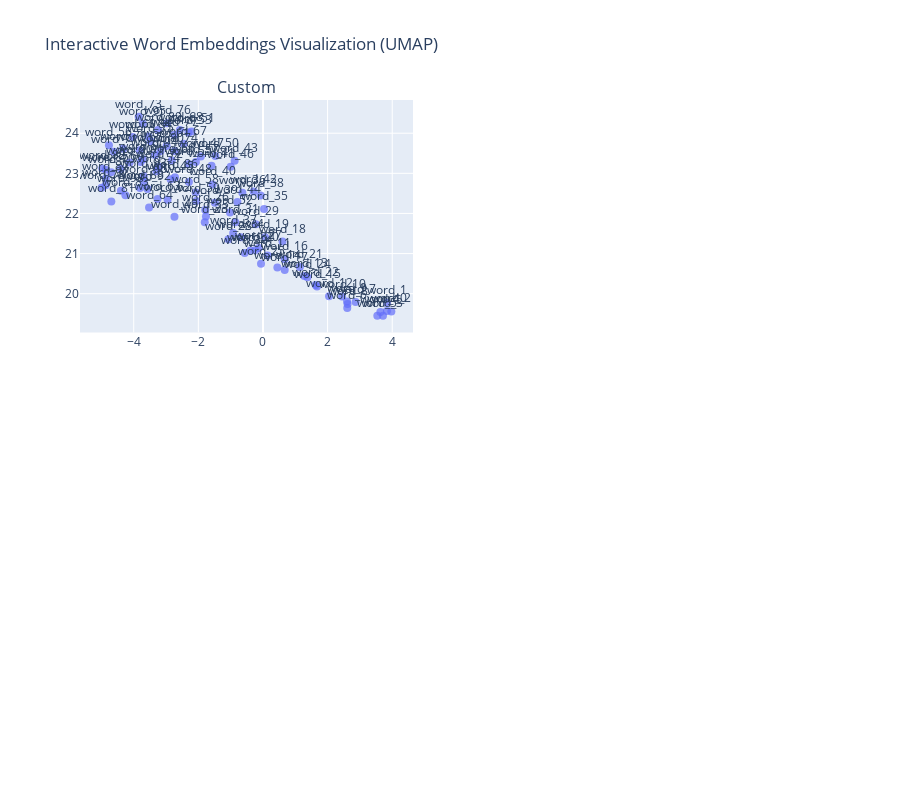

Write notebook code for a chart like this one.
### Markdown cell above
## 4. Visualization: Clustering and Dimensionality Reduction

### Code cell
class EmbeddingVisualizer:
    def __init__(self, custom_loader, pretrained_models):
        self.custom_loader = custom_loader
        self.pretrained_models = pretrained_models
        
    def prepare_visualization_data(self, words, max_words=100):
        """Prepare embedding data for visualization"""
        viz_data = {}
        
        # Limit words for visualization
        words = words[:max_words]
        
        # Custom embeddings
        custom_vectors = []
        custom_words = []
        for word in words:
            vec = self.custom_loader.get_vector(word)
            if vec is not None:
                custom_vectors.append(vec)
                custom_words.append(word)
        
        if custom_vectors:
            viz_data['custom'] = {
                'vectors': np.array(custom_vectors),
                'words': custom_words
            }
        
        # Pre-trained models
        for model_name, model in self.pretrained_models.items():
            if model:
                model_vectors = []
                model_words = []
                for word in words:
                    if word in model:
                        model_vectors.append(model[word])
                        model_words.append(word)
                
                if model_vectors:
                    viz_data[model_name] = {
                        'vectors': np.array(model_vectors),
                        'words': model_words
                    }
        
        return viz_data
    
    def create_tsne_visualization(self, viz_data, perplexity=30):
        """Create t-SNE visualization for all models"""
        fig, axes = plt.subplots(2, 2, figsize=(16, 12))
        axes = axes.flatten()
        
        model_names = list(viz_data.keys())
        colors = plt.cm.Set3(np.linspace(0, 1, len(model_names)))
        
        for idx, (model_name, data) in enumerate(viz_data.items()):
            if idx >= 4:  # Limit to 4 subplots
                break
                
            vectors = data['vectors']
            words = data['words']
            
            # Apply t-SNE
            tsne = TSNE(n_components=2, perplexity=min(perplexity, len(vectors)-1), random_state=42, max_iter=1000)

            vectors_2d = tsne.fit_transform(vectors)
            
            # Plot
            ax = axes[idx]
            scatter = ax.scatter(vectors_2d[:, 0], vectors_2d[:, 1], 
                               c=[colors[idx]], alpha=0.7, s=50)
            
            # Add word labels for a subset
            for i, word in enumerate(words[:20]):  # Show labels for first 20 words
                ax.annotate(word, (vectors_2d[i, 0], vectors_2d[i, 1]), 
                           xytext=(5, 5), textcoords='offset points', 
                           fontsize=8, alpha=0.8)
            
            ax.set_title(f't-SNE: {model_name.title()} Embeddings')
            ax.set_xlabel('t-SNE 1')
            ax.set_ylabel('t-SNE 2')
            ax.grid(True, alpha=0.3)
        
        # Hide unused subplots
        for idx in range(len(viz_data), 4):
            axes[idx].set_visible(False)
        
        plt.tight_layout()
        plt.suptitle('Word Embeddings Visualization (t-SNE)', y=1.02, fontsize=16)
        plt.show()
    
    def create_interactive_visualization(self, viz_data):
        """Create interactive visualization using Plotly"""
        fig = make_subplots(
            rows=2, cols=2,
            subplot_titles=[name.title() for name in list(viz_data.keys())[:4]],
            specs=[[{"type": "scatter"}, {"type": "scatter"}],
                   [{"type": "scatter"}, {"type": "scatter"}]]
        )
        
        positions = [(1, 1), (1, 2), (2, 1), (2, 2)]
        
        for idx, (model_name, data) in enumerate(viz_data.items()):
            if idx >= 4:
                break
                
            vectors = data['vectors']
            words = data['words']
            
            # Apply UMAP for better interactive visualization
            reducer = umap.UMAP(n_components=2, random_state=42, n_neighbors=15)
            vectors_2d = reducer.fit_transform(vectors)
            
            row, col = positions[idx]
            
            fig.add_trace(
                go.Scatter(
                    x=vectors_2d[:, 0],
                    y=vectors_2d[:, 1],
                    mode='markers+text',
                    text=words,
                    textposition='top center',
                    marker=dict(size=8, opacity=0.7),
                    name=model_name.title(),
                    hovertemplate='<b>%{text}</b><br>X: %{x:.2f}<br>Y: %{y:.2f}<extra></extra>'
                ),
                row=row, col=col
            )
        
        fig.update_layout(
            title_text="Interactive Word Embeddings Visualization (UMAP)",
            height=800,
            showlegend=False
        )
        
        fig.show()

# Create visualizations
if 'custom_loader' in locals():
    visualizer = EmbeddingVisualizer(custom_loader, pretrained_models)
    
    # Use a subset of vocabulary for visualization
    viz_words = custom_loader.vocab[:200] if hasattr(custom_loader, 'vocab') else test_words
    
    print("🎨 Preparing visualization data...")
    viz_data = visualizer.prepare_visualization_data(viz_words)
    
    print("📊 Creating t-SNE visualization...")
    visualizer.create_tsne_visualization(viz_data)
    
    print("🌐 Creating interactive visualization...")
    visualizer.create_interactive_visualization(viz_data)
else:
    print("⚠️ Custom embeddings not loaded. Please check the file path above.")

### Figure 1 — Plotly figure (JSON) as saved in the notebook; plotly's stock layout.template omitted (floating-point values rounded to 4 significant figures)
{"data": [{"hovertemplate": "<b>%{text}</b><br>X: %{x:.2f}<br>Y: %{y:.2f}<extra></extra>", "marker": {"opacity": 0.7, "size": 8}, "mode": "markers+text", "name": "Custom", "text": ["word_0", "word_1", "word_2", "word_3", "word_4", "word_5", "word_6", "word_7", "word_8", "word_9", "word_10", "word_11", "word_12", "word_13", "word_14", "word_15", "word_16", "word_17", "word_18", "word_19", "word_20", "word_21", "word_22", "word_23", "word_24", "word_25", "word_26", "word_27", "word_28", "word_29", "word_30", "word_31", "word_32", "word_33", "word_34", "word_35", "word_36", "word_37", "word_38", "word_39", "word_40", "word_41", "word_42", "word_43", "word_44", "word_45", "word_46", "word_47", "word_48", "word_49", "word_50", "word_51", "word_52", "word_53", "word_54", "word_55", "word_56", "word_57", "word_58", "word_59", "word_60", "word_61", "word_62", "word_63", "word_64", "word_65", "word_66", "word_67", "word_68", "word_69", "word_70", "word_71", "word_72", "word_73", "word_74", "word_75", "word_76", "word_77", "word_78", "word_79", "word_80", "word_81", "word_82", "word_83", "word_84", "word_85", "word_86", "word_87", "word_88", "word_89", "word_90", "word_91", "word_92", "word_93", "word_94", "word_95", "word_96", "word_97", "word_98", "word_99"], "textposition": "top center", "type": "scatter", "x": [3.836, 3.839, 3.973, 3.714, 3.634, 3.539, 2.609, 2.867, 2.619, 2.602, 2.448, 0.1424, 2.045, 1.277, 0.4456, 1.673, 0.6717, 0.6726, 0.6039, 0.06495, -0.2376, 1.14, 1.631, -1.801, 1.375, -0.0612, -1.786, -0.1301, -1.068, -0.2254, -0.5657, -0.8566, -0.3886, -1.765, -0.6892, 0.03302, -0.6384, -0.9214, -0.07079, -1.489, -1.559, -1.592, -0.2869, -0.8767, -0.7925, -2.86, -1.0, -1.924, -2.293, -2.739, -1.475, -2.212, -1.021, -2.306, -3.294, -2.29, -4.767, -2.077, -2.083, -2.066, -4.03, -2.984, -2.952, -3.265, -3.525, -3.82, -2.82, -2.458, -2.571, -4.398, -4.697, -4.609, -3.212, -3.847, -2.73, -3.477, -2.968, -2.746, -4.993, -4.327, -3.174, -4.693, -4.975, -4.257, -3.55, -4.862, -2.723, -4.863, -3.806, -3.247, -4.124, -3.784, -3.573, -3.694, -3.345, -3.717, -3.689, -4.869, -4.397, -3.716], "xaxis": "x", "y": [19.57, 19.77, 19.56, 19.45, 19.54, 19.45, 19.64, 19.79, 19.74, 19.81, 19.93, 20.95, 19.94, 20.44, 20.65, 20.18, 20.86, 20.59, 21.3, 21.41, 21.08, 20.66, 20.22, 21.78, 20.41, 20.75, 22.09, 21.14, 21.36, 21.73, 21.01, 21.78, 21.08, 21.92, 21.4, 22.11, 22.52, 21.51, 22.45, 22.27, 22.72, 23.19, 22.55, 23.31, 22.29, 22.85, 23.17, 23.42, 22.78, 21.91, 23.43, 24.05, 22.02, 24.02, 23.05, 23.23, 23.7, 23.28, 22.52, 22.31, 23.91, 23.68, 22.34, 22.36, 22.15, 23.57, 23.32, 23.74, 24.08, 23.11, 23.02, 23.54, 23.17, 24.41, 23.55, 23.8, 24.25, 23.96, 22.64, 23.61, 23.55, 22.3, 23.12, 22.46, 23.92, 23.09, 22.9, 22.87, 22.64, 24.08, 23.27, 23.28, 22.61, 22.93, 23.46, 24.24, 22.79, 22.71, 22.57, 23.35], "yaxis": "y"}], "layout": {"annotations": [{"font": {"size": 16}, "showarrow": false, "text": "Custom", "x": 0.225, "xanchor": "center", "xref": "paper", "y": 1, "yanchor": "bottom", "yref": "paper"}], "height": 800, "showlegend": false, "title": {"text": "Interactive Word Embeddings Visualization (UMAP)"}, "xaxis": {"anchor": "y", "domain": [0, 0.45]}, "xaxis2": {"anchor": "y2", "domain": [0.55, 1]}, "xaxis3": {"anchor": "y3", "domain": [0, 0.45]}, "xaxis4": {"anchor": "y4", "domain": [0.55, 1]}, "yaxis": {"anchor": "x", "domain": [0.625, 1]}, "yaxis2": {"anchor": "x2", "domain": [0.625, 1]}, "yaxis3": {"anchor": "x3", "domain": [0, 0.375]}, "yaxis4": {"anchor": "x4", "domain": [0, 0.375]}}}
